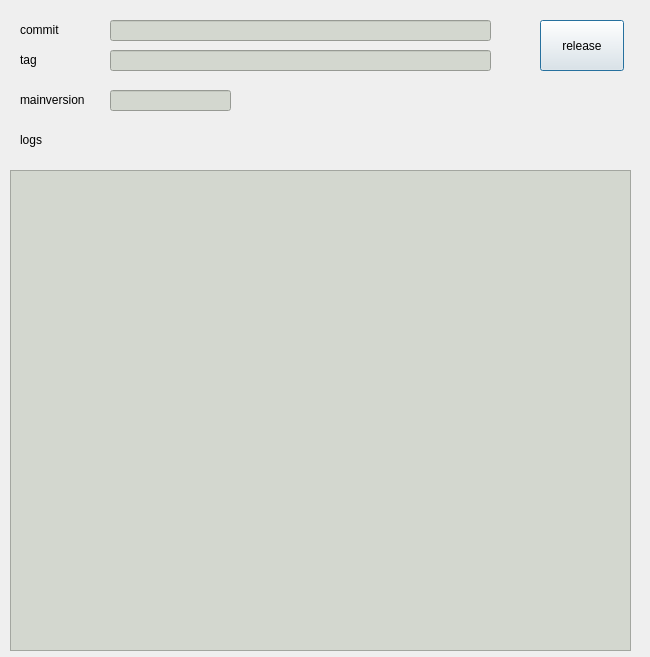
<?xml version="1.0" encoding="UTF-8"?>
<ui version="4.0">
 <class>release_op</class>
 <widget class="QDialog" name="release_op">
  <property name="geometry">
   <rect>
    <x>0</x>
    <y>0</y>
    <width>650</width>
    <height>657</height>
   </rect>
  </property>
  <property name="windowTitle">
   <string>release</string>
  </property>
  <widget class="QPushButton" name="release">
   <property name="geometry">
    <rect>
     <x>540</x>
     <y>20</y>
     <width>84</width>
     <height>51</height>
    </rect>
   </property>
   <property name="text">
    <string>release</string>
   </property>
  </widget>
  <widget class="QTextEdit" name="logs">
   <property name="enabled">
    <bool>true</bool>
   </property>
   <property name="geometry">
    <rect>
     <x>10</x>
     <y>170</y>
     <width>621</width>
     <height>481</height>
    </rect>
   </property>
   <property name="styleSheet">
    <string notr="true">font: 75 italic 14pt &quot;Yehuda CLM&quot;;
background-color: rgb(211, 215, 207);
color: rgb(32, 74, 135);</string>
   </property>
   <property name="verticalScrollBarPolicy">
    <enum>Qt::ScrollBarAsNeeded</enum>
   </property>
   <property name="sizeAdjustPolicy">
    <enum>QAbstractScrollArea::AdjustToContents</enum>
   </property>
  </widget>
  <widget class="QLabel" name="label">
   <property name="geometry">
    <rect>
     <x>20</x>
     <y>100</y>
     <width>63</width>
     <height>20</height>
    </rect>
   </property>
   <property name="text">
    <string/>
   </property>
  </widget>
  <widget class="QLabel" name="label_2">
   <property name="geometry">
    <rect>
     <x>20</x>
     <y>130</y>
     <width>63</width>
     <height>20</height>
    </rect>
   </property>
   <property name="text">
    <string>logs</string>
   </property>
  </widget>
  <widget class="QLabel" name="label_3">
   <property name="geometry">
    <rect>
     <x>20</x>
     <y>20</y>
     <width>63</width>
     <height>20</height>
    </rect>
   </property>
   <property name="text">
    <string>commit</string>
   </property>
  </widget>
  <widget class="QLabel" name="label_4">
   <property name="geometry">
    <rect>
     <x>20</x>
     <y>90</y>
     <width>81</width>
     <height>20</height>
    </rect>
   </property>
   <property name="text">
    <string>mainversion</string>
   </property>
  </widget>
  <widget class="QLabel" name="label_5">
   <property name="geometry">
    <rect>
     <x>20</x>
     <y>50</y>
     <width>31</width>
     <height>20</height>
    </rect>
   </property>
   <property name="text">
    <string>tag</string>
   </property>
  </widget>
  <widget class="QLineEdit" name="commit">
   <property name="geometry">
    <rect>
     <x>110</x>
     <y>20</y>
     <width>381</width>
     <height>21</height>
    </rect>
   </property>
   <property name="styleSheet">
    <string notr="true">background-color: rgb(211, 215, 207);</string>
   </property>
   <property name="readOnly">
    <bool>true</bool>
   </property>
  </widget>
  <widget class="QLineEdit" name="tag">
   <property name="geometry">
    <rect>
     <x>110</x>
     <y>50</y>
     <width>381</width>
     <height>21</height>
    </rect>
   </property>
   <property name="styleSheet">
    <string notr="true">background-color: rgb(211, 215, 207);</string>
   </property>
   <property name="readOnly">
    <bool>true</bool>
   </property>
  </widget>
  <widget class="QLineEdit" name="mainversion">
   <property name="geometry">
    <rect>
     <x>110</x>
     <y>90</y>
     <width>121</width>
     <height>21</height>
    </rect>
   </property>
   <property name="styleSheet">
    <string notr="true">background-color: rgb(211, 215, 207);</string>
   </property>
   <property name="readOnly">
    <bool>true</bool>
   </property>
  </widget>
 </widget>
 <resources/>
 <connections/>
</ui>
